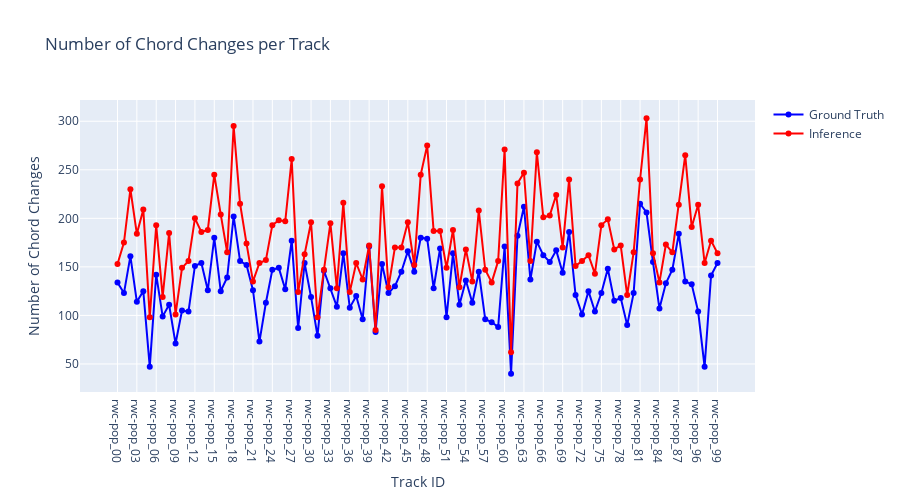

The notebook cell this image was saved under:
### Code cell
# Plot 2: Comparison of chord change frequency
fig = go.Figure()

fig.add_trace(go.Scatter(
    x=stats_df['track_id'],
    y=stats_df['gt_chord_changes'],
    mode='lines+markers',
    name='Ground Truth',
    line=dict(color='blue', width=2),
    marker=dict(size=6)
))

fig.add_trace(go.Scatter(
    x=stats_df['track_id'],
    y=stats_df['inference_chord_changes'],
    mode='lines+markers',
    name='Inference',
    line=dict(color='red', width=2),
    marker=dict(size=6)
))

fig.update_layout(
    title='Number of Chord Changes per Track',
    xaxis_title='Track ID',
    yaxis_title='Number of Chord Changes',
    hovermode='x unified',
    height=500
)

fig.show()

### Figure 1 — Plotly figure (JSON) as saved in the notebook; plotly's stock layout.template omitted (floating-point values rounded to 4 significant figures)
{"data": [{"line": {"color": "blue", "width": 2}, "marker": {"size": 6}, "mode": "lines+markers", "name": "Ground Truth", "type": "scatter", "x": ["rwc-pop_00", "rwc-pop_01", "rwc-pop_02", "rwc-pop_03", "rwc-pop_04", "rwc-pop_05", "rwc-pop_06", "rwc-pop_07", "rwc-pop_08", "rwc-pop_09", "rwc-pop_10", "rwc-pop_11", "rwc-pop_12", "rwc-pop_13", "rwc-pop_14", "rwc-pop_15", "rwc-pop_16", "rwc-pop_17", "rwc-pop_18", "rwc-pop_19", "rwc-pop_20", "rwc-pop_21", "rwc-pop_22", "rwc-pop_23", "rwc-pop_24", "rwc-pop_25", "rwc-pop_26", "rwc-pop_27", "rwc-pop_28", "rwc-pop_29", "rwc-pop_30", "rwc-pop_31", "rwc-pop_32", "rwc-pop_33", "rwc-pop_34", "rwc-pop_35", "rwc-pop_36", "rwc-pop_37", "rwc-pop_38", "rwc-pop_39", "rwc-pop_40", "rwc-pop_41", "rwc-pop_42", "rwc-pop_43", "rwc-pop_44", "rwc-pop_45", "rwc-pop_46", "rwc-pop_47", "rwc-pop_48", "rwc-pop_49", "rwc-pop_50", "rwc-pop_51", "rwc-pop_52", "rwc-pop_53", "rwc-pop_54", "rwc-pop_55", "rwc-pop_56", "rwc-pop_57", "rwc-pop_58", "rwc-pop_59", "rwc-pop_60", "rwc-pop_61", "rwc-pop_62", "rwc-pop_63", "rwc-pop_64", "rwc-pop_65", "rwc-pop_66", "rwc-pop_67", "rwc-pop_68", "rwc-pop_69", "rwc-pop_70", "rwc-pop_71", "rwc-pop_72", "rwc-pop_73", "rwc-pop_74", "rwc-pop_75", "rwc-pop_76", "rwc-pop_77", "rwc-pop_78", "rwc-pop_79", "rwc-pop_80", "rwc-pop_81", "rwc-pop_82", "rwc-pop_83", "rwc-pop_84", "rwc-pop_85", "rwc-pop_86", "rwc-pop_87", "rwc-pop_88", "rwc-pop_89", "rwc-pop_96", "rwc-pop_97", "rwc-pop_98", "rwc-pop_99"], "y": [134, 123, 161, 114, 125, 47, 142, 99, 111, 71, 105, 104, 151, 154, 126, 180, 125, 139, 202, 156, 152, 126, 73, 113, 147, 149, 127, 177, 87, 154, 119, 79, 146, 128, 109, 164, 108, 120, 96, 171, 83, 153, 123, 130, 145, 166, 145, 180, 179, 128, 169, 98, 164, 111, 136, 113, 145, 96, 93, 88, 171, 40, 182, 212, 137, 176, 162, 155, 167, 144, 186, 121, 101, 125, 104, 123, 148, 115, 118, 90, 123, 215, 206, 155, 107, 133, 147, 184, 135, 132, 104, 47, 141, 154]}, {"line": {"color": "red", "width": 2}, "marker": {"size": 6}, "mode": "lines+markers", "name": "Inference", "type": "scatter", "x": ["rwc-pop_00", "rwc-pop_01", "rwc-pop_02", "rwc-pop_03", "rwc-pop_04", "rwc-pop_05", "rwc-pop_06", "rwc-pop_07", "rwc-pop_08", "rwc-pop_09", "rwc-pop_10", "rwc-pop_11", "rwc-pop_12", "rwc-pop_13", "rwc-pop_14", "rwc-pop_15", "rwc-pop_16", "rwc-pop_17", "rwc-pop_18", "rwc-pop_19", "rwc-pop_20", "rwc-pop_21", "rwc-pop_22", "rwc-pop_23", "rwc-pop_24", "rwc-pop_25", "rwc-pop_26", "rwc-pop_27", "rwc-pop_28", "rwc-pop_29", "rwc-pop_30", "rwc-pop_31", "rwc-pop_32", "rwc-pop_33", "rwc-pop_34", "rwc-pop_35", "rwc-pop_36", "rwc-pop_37", "rwc-pop_38", "rwc-pop_39", "rwc-pop_40", "rwc-pop_41", "rwc-pop_42", "rwc-pop_43", "rwc-pop_44", "rwc-pop_45", "rwc-pop_46", "rwc-pop_47", "rwc-pop_48", "rwc-pop_49", "rwc-pop_50", "rwc-pop_51", "rwc-pop_52", "rwc-pop_53", "rwc-pop_54", "rwc-pop_55", "rwc-pop_56", "rwc-pop_57", "rwc-pop_58", "rwc-pop_59", "rwc-pop_60", "rwc-pop_61", "rwc-pop_62", "rwc-pop_63", "rwc-pop_64", "rwc-pop_65", "rwc-pop_66", "rwc-pop_67", "rwc-pop_68", "rwc-pop_69", "rwc-pop_70", "rwc-pop_71", "rwc-pop_72", "rwc-pop_73", "rwc-pop_74", "rwc-pop_75", "rwc-pop_76", "rwc-pop_77", "rwc-pop_78", "rwc-pop_79", "rwc-pop_80", "rwc-pop_81", "rwc-pop_82", "rwc-pop_83", "rwc-pop_84", "rwc-pop_85", "rwc-pop_86", "rwc-pop_87", "rwc-pop_88", "rwc-pop_89", "rwc-pop_96", "rwc-pop_97", "rwc-pop_98", "rwc-pop_99"], "y": [153, 175, 230, 184, 209, 98, 193, 119, 185, 101, 149, 156, 200, 186, 188, 245, 204, 165, 295, 215, 174, 135, 154, 157, 193, 198, 197, 261, 124, 163, 196, 98, 147, 195, 128, 216, 124, 154, 137, 172, 85, 233, 129, 170, 170, 196, 152, 245, 275, 187, 187, 149, 188, 129, 168, 135, 208, 147, 134, 156, 271, 62, 236, 247, 156, 268, 201, 203, 224, 170, 240, 151, 156, 162, 143, 193, 199, 168, 172, 121, 165, 240, 303, 164, 134, 173, 165, 214, 265, 191, 214, 154, 177, 164]}], "layout": {"height": 500, "hovermode": "x unified", "title": {"text": "Number of Chord Changes per Track"}, "xaxis": {"title": {"text": "Track ID"}}, "yaxis": {"title": {"text": "Number of Chord Changes"}}}}
